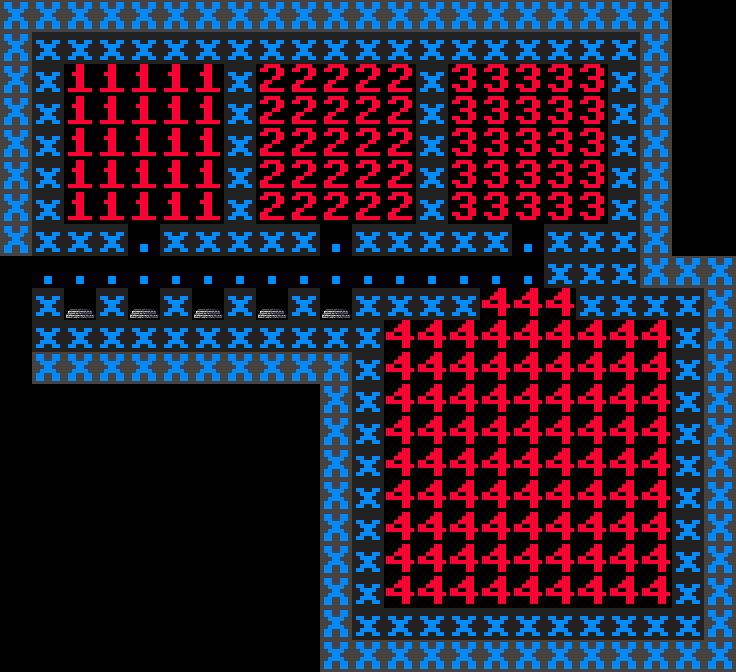

Tiled map render using the project's own tile images. Description and the whole map definition, tile-layer contents included, below:
An orthogonal 23x21 tile map with 32x32 px tiles, 3 tile layers (Tile Layer, Feature Layer, Tag Layer), 2 tilesets.

<map version="2017.05.26" orientation="orthogonal" renderorder="right-down" width="23" height="21" tilewidth="32" tileheight="32" backgroundcolor="#000000" nextobjectid="1">
 <properties>
  <property name="code">SUBVAULT:   1 : ee_5x5
SUBVAULT:   2 : ee_5x5
SUBVAULT:   3 : ee_5x5
SUBVAULT:   4 : ee_9x9
: ee_setup(_G)</property>
  <property name="depth" value="Depths:2-, !Depths:$" />
  <property name="orient" value="float" />
  <property name="weight" value="3" />
 </properties>
 <tileset firstgid="1" source="../tilesets/features.tsx" />
 <tileset firstgid="205" source="../tilesets/basic.tsx" />
 <layer name="Tile Layer" width="23" height="21">
  <data encoding="csv">
207,207,207,207,207,207,207,207,207,207,207,207,207,207,207,207,207,207,207,207,207,0,0,
207,206,206,206,206,206,206,206,206,206,206,206,206,206,206,206,206,206,206,206,207,0,0,
207,206,28,28,28,28,28,206,29,29,29,29,29,206,30,30,30,30,30,206,207,0,0,
207,206,28,28,28,28,28,206,29,29,29,29,29,206,30,30,30,30,30,206,207,0,0,
207,206,28,28,28,28,28,206,29,29,29,29,29,206,30,30,30,30,30,206,207,0,0,
207,206,28,28,28,28,28,206,29,29,29,29,29,206,30,30,30,30,30,206,207,0,0,
207,206,28,28,28,28,28,206,29,29,29,29,29,206,30,30,30,30,30,206,207,0,0,
207,206,206,206,205,206,206,206,206,206,205,206,206,206,206,206,205,206,206,206,207,0,0,
0,205,205,205,205,205,205,205,205,205,205,205,205,205,205,205,205,206,206,206,207,207,207,
0,206,73,206,73,206,73,206,73,206,73,206,206,206,206,31,31,31,206,206,206,206,207,
0,206,206,206,206,206,206,206,206,206,206,206,31,31,31,31,31,31,31,31,31,206,207,
0,207,207,207,207,207,207,207,207,207,207,206,31,31,31,31,31,31,31,31,31,206,207,
0,0,0,0,0,0,0,0,0,0,207,206,31,31,31,31,31,31,31,31,31,206,207,
0,0,0,0,0,0,0,0,0,0,207,206,31,31,31,31,31,31,31,31,31,206,207,
0,0,0,0,0,0,0,0,0,0,207,206,31,31,31,31,31,31,31,31,31,206,207,
0,0,0,0,0,0,0,0,0,0,207,206,31,31,31,31,31,31,31,31,31,206,207,
0,0,0,0,0,0,0,0,0,0,207,206,31,31,31,31,31,31,31,31,31,206,207,
0,0,0,0,0,0,0,0,0,0,207,206,31,31,31,31,31,31,31,31,31,206,207,
0,0,0,0,0,0,0,0,0,0,207,206,31,31,31,31,31,31,31,31,31,206,207,
0,0,0,0,0,0,0,0,0,0,207,206,206,206,206,206,206,206,206,206,206,206,207,
0,0,0,0,0,0,0,0,0,0,207,207,207,207,207,207,207,207,207,207,207,207,207
</data>
 </layer>
 <layer name="Feature Layer" width="23" height="21">
  <data encoding="csv">
0,0,0,0,0,0,0,0,0,0,0,0,0,0,0,0,0,0,0,0,0,0,0,
0,0,0,0,0,0,0,0,0,0,0,0,0,0,0,0,0,0,0,0,0,0,0,
0,0,0,0,0,0,0,0,0,0,0,0,0,0,0,0,0,0,0,0,0,0,0,
0,0,0,0,0,0,0,0,0,0,0,0,0,0,0,0,0,0,0,0,0,0,0,
0,0,0,0,0,0,0,0,0,0,0,0,0,0,0,0,0,0,0,0,0,0,0,
0,0,0,0,0,0,0,0,0,0,0,0,0,0,0,0,0,0,0,0,0,0,0,
0,0,0,0,0,0,0,0,0,0,0,0,0,0,0,0,0,0,0,0,0,0,0,
0,0,0,0,0,0,0,0,0,0,0,0,0,0,0,0,0,0,0,0,0,0,0,
0,0,0,0,0,0,0,0,0,0,0,0,0,0,0,0,0,0,0,0,0,0,0,
0,0,0,0,0,0,0,0,0,0,0,0,0,0,0,0,0,0,0,0,0,0,0,
0,0,0,0,0,0,0,0,0,0,0,0,0,0,0,0,0,0,0,0,0,0,0,
0,0,0,0,0,0,0,0,0,0,0,0,0,0,0,0,0,0,0,0,0,0,0,
0,0,0,0,0,0,0,0,0,0,0,0,0,0,0,0,0,0,0,0,0,0,0,
0,0,0,0,0,0,0,0,0,0,0,0,0,0,0,0,0,0,0,0,0,0,0,
0,0,0,0,0,0,0,0,0,0,0,0,0,0,0,0,0,0,0,0,0,0,0,
0,0,0,0,0,0,0,0,0,0,0,0,0,0,0,0,0,0,0,0,0,0,0,
0,0,0,0,0,0,0,0,0,0,0,0,0,0,0,0,0,0,0,0,0,0,0,
0,0,0,0,0,0,0,0,0,0,0,0,0,0,0,0,0,0,0,0,0,0,0,
0,0,0,0,0,0,0,0,0,0,0,0,0,0,0,0,0,0,0,0,0,0,0,
0,0,0,0,0,0,0,0,0,0,0,0,0,0,0,0,0,0,0,0,0,0,0,
0,0,0,0,0,0,0,0,0,0,0,0,0,0,0,0,0,0,0,0,0,0,0
</data>
 </layer>
 <layer name="Tag Layer" width="23" height="21">
  <data encoding="csv">
0,0,0,0,0,0,0,0,0,0,0,0,0,0,0,0,0,0,0,0,0,0,0,
0,0,0,0,0,0,0,0,0,0,0,0,0,0,0,0,0,0,0,0,0,0,0,
0,0,0,0,0,0,0,0,0,0,0,0,0,0,0,0,0,0,0,0,0,0,0,
0,0,0,0,0,0,0,0,0,0,0,0,0,0,0,0,0,0,0,0,0,0,0,
0,0,0,0,0,0,0,0,0,0,0,0,0,0,0,0,0,0,0,0,0,0,0,
0,0,0,0,0,0,0,0,0,0,0,0,0,0,0,0,0,0,0,0,0,0,0,
0,0,0,0,0,0,0,0,0,0,0,0,0,0,0,0,0,0,0,0,0,0,0,
0,0,0,0,0,0,0,0,0,0,0,0,0,0,0,0,0,0,0,0,0,0,0,
0,0,0,0,0,0,0,0,0,0,0,0,0,0,0,0,0,0,0,0,0,0,0,
0,0,0,0,0,0,0,0,0,0,0,0,0,0,0,0,0,0,0,0,0,0,0,
0,0,0,0,0,0,0,0,0,0,0,0,0,0,0,0,0,0,0,0,0,0,0,
0,0,0,0,0,0,0,0,0,0,0,0,0,0,0,0,0,0,0,0,0,0,0,
0,0,0,0,0,0,0,0,0,0,0,0,0,0,0,0,0,0,0,0,0,0,0,
0,0,0,0,0,0,0,0,0,0,0,0,0,0,0,0,0,0,0,0,0,0,0,
0,0,0,0,0,0,0,0,0,0,0,0,0,0,0,0,0,0,0,0,0,0,0,
0,0,0,0,0,0,0,0,0,0,0,0,0,0,0,0,0,0,0,0,0,0,0,
0,0,0,0,0,0,0,0,0,0,0,0,0,0,0,0,0,0,0,0,0,0,0,
0,0,0,0,0,0,0,0,0,0,0,0,0,0,0,0,0,0,0,0,0,0,0,
0,0,0,0,0,0,0,0,0,0,0,0,0,0,0,0,0,0,0,0,0,0,0,
0,0,0,0,0,0,0,0,0,0,0,0,0,0,0,0,0,0,0,0,0,0,0,
0,0,0,0,0,0,0,0,0,0,0,0,0,0,0,0,0,0,0,0,0,0,0
</data>
 </layer>
 <objectgroup name="Scripting Layer" />
</map>
